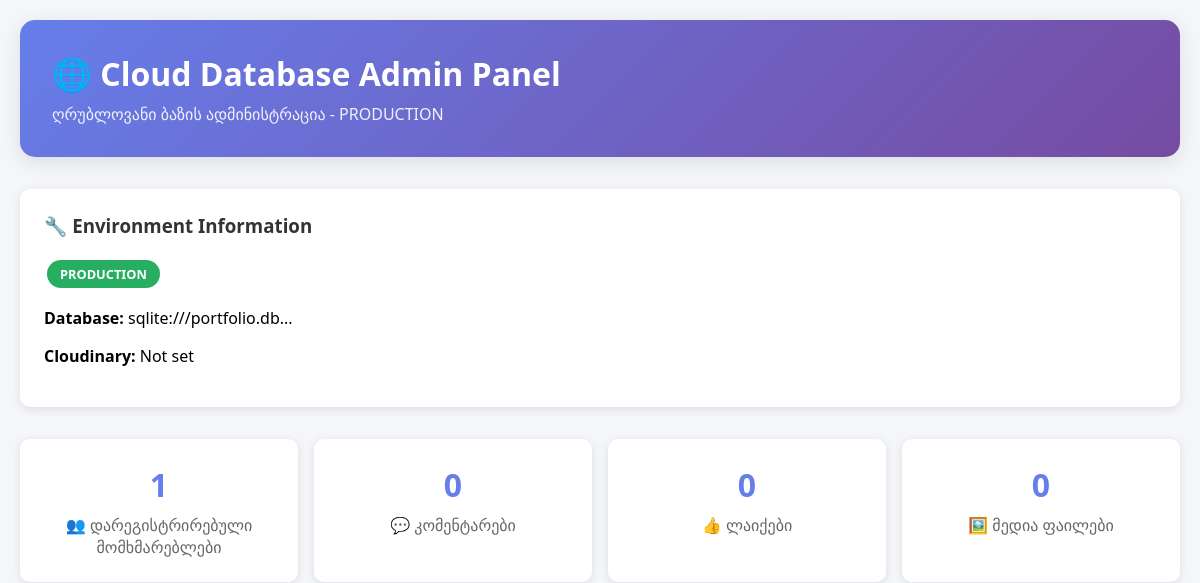
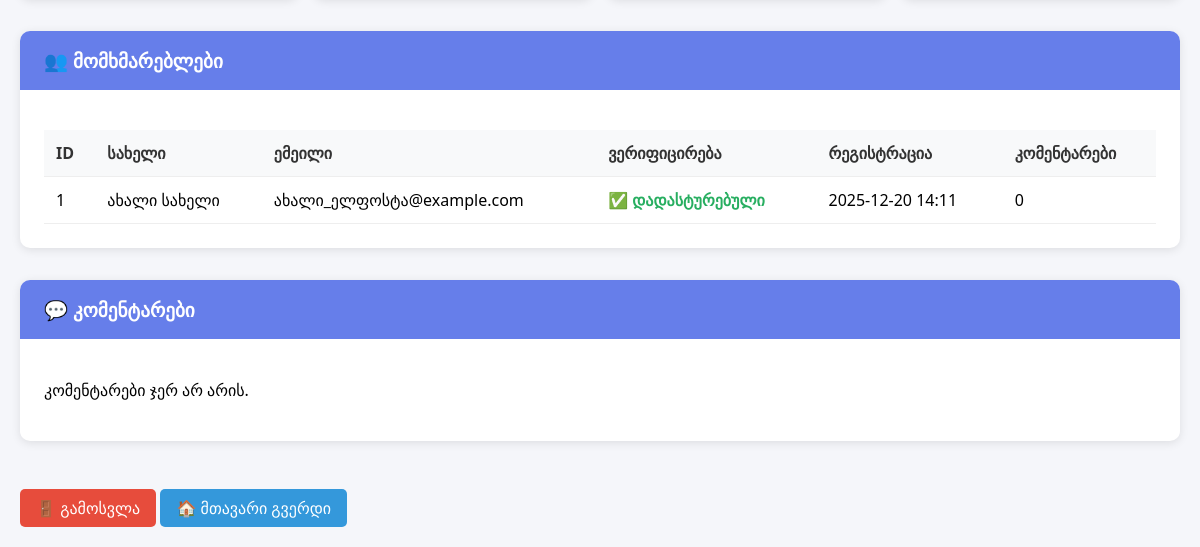
Page /cloud-admin (signed in) on the earlier database version (2 pictures, top to bottom).
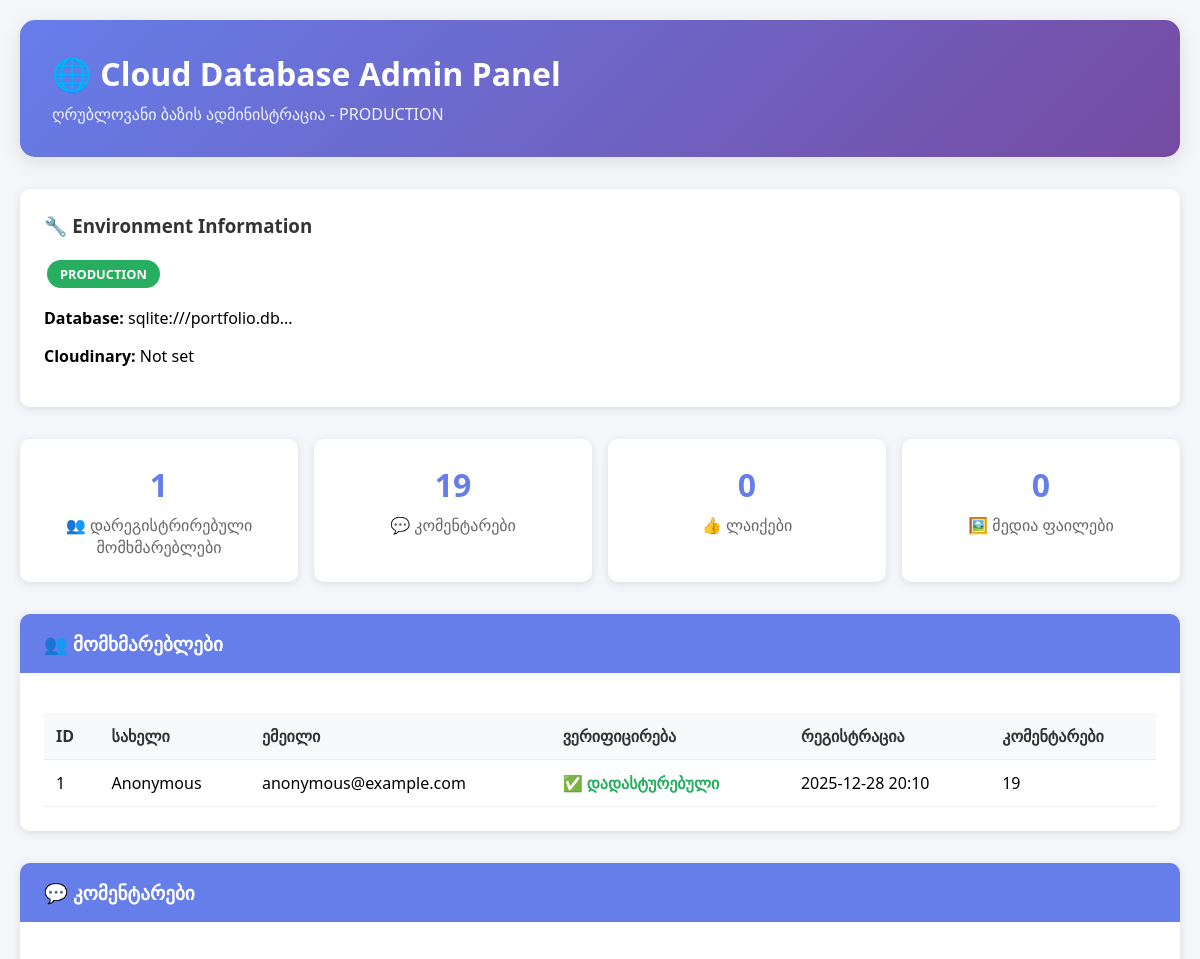
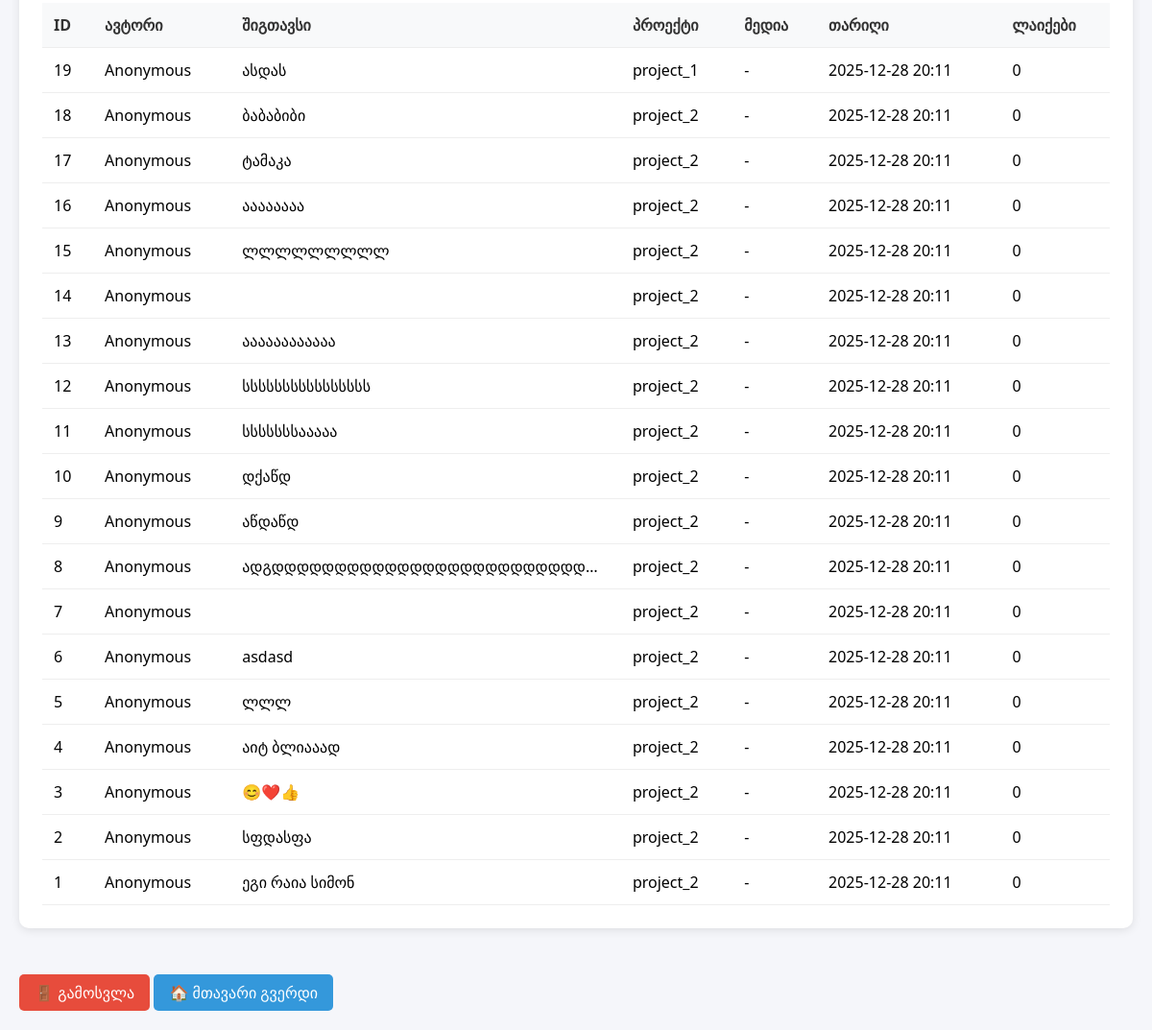
Same page on the later database version (2 pictures, top to bottom).
### models.py (models this page shows, shortened)
class User(UserMixin, db.Model):
    id = db.Column(db.Integer, primary_key=True)
    name = db.Column(db.String(50), nullable=False)
    email = db.Column(db.String(120), unique=True, nullable=False)
    password_hash = db.Column(db.String(128), nullable=False)
    email_verified = db.Column(db.Boolean, default=False, nullable=False)
    verification_token = db.Column(db.String(100), nullable=True)
    reset_token = db.Column(db.String(100), nullable=True)
    reset_token_expires = db.Column(db.DateTime, nullable=True)
    created_at = db.Column(db.DateTime, default=datetime.utcnow)
    is_active = db.Column(db.Boolean, default=True)
    is_admin = db.Column(db.Boolean, default=False, nullable=False)
    comments = db.relationship('Comment', backref='author', lazy=True)

class Comment(db.Model):
    id = db.Column(db.Integer, primary_key=True)
    content = db.Column(db.Text, nullable=False)
    project_id = db.Column(db.String(50), nullable=False)
    user_id = db.Column(db.Integer, db.ForeignKey('user.id'), nullable=False)  # Required for registered users only
    parent_id = db.Column(db.Integer, db.ForeignKey('comment.id'), nullable=True)
    media_urls = db.Column(db.Text, nullable=True)  # JSON array of Cloudinary URLs
    created_at = db.Column(db.DateTime, default=datetime.utcnow)
    replies = db.relationship('Comment', backref=db.backref('parent', remote_side=[id]), lazy=True)
    likes = db.relationship('Like', backref='comment', lazy=True, cascade='all, delete-orphan')
    def get_like_count(self):
        return len(self.likes)

### app.py (the view, shortened to what this page needs)
@app.route('/cloud-admin', methods=['GET', 'POST'])
def cloud_admin():
    if not session.get('cloud_admin'):
        return render_template('cloud_admin_login.html')
    try:
        users = User.query.all()
        comments = Comment.query.order_by(Comment.created_at.desc()).all()
        likes = Like.query.all()
        env_info = {
            'database_url': os.environ.get('DATABASE_URL', 'Local SQLite'),
            'cloudinary_cloud': os.environ.get('CLOUDINARY_CLOUD_NAME', 'Not set'),
            'environment': 'PRODUCTION' if os.environ.get('DATABASE_URL') else 'DEVELOPMENT'
        }
        return render_template('cloud_admin_panel.html',
                             users=users,
                             comments=comments,
                             likes=likes,
                             env_info=env_info)
    except Exception as e:
        flash(f'Database error: {e}', 'error')
        return render_template('cloud_admin_login.html')

### app.py (called while the page is built)
@app.after_request
def add_cors_headers(response):
    response.headers['Access-Control-Allow-Origin'] = '*'
    response.headers['Access-Control-Allow-Methods'] = 'GET, POST, PUT, DELETE, OPTIONS'
    response.headers['Access-Control-Allow-Headers'] = 'Content-Type, Authorization'
    return response

### templates/cloud_admin_panel.html (shortened to what this page needs)
<!DOCTYPE html>
<html lang="ka">
<head>
</head>
<body>
    <div class="container">
        <div class="header">
            <h1>🌐 Cloud Database Admin Panel</h1>
            <p>ღრუბლოვანი ბაზის ადმინისტრაცია - {{ env_info.environment }}</p>
        </div>
        <div class="env-info">
            <h3>🔧 Environment Information</h3>
            <div>
                <span class="env-badge {% if env_info.environment == 'PRODUCTION' %}env-production{% else %}env-development{% endif %}">
                    {{ env_info.environment }}
                </span>
            </div>
            <p><strong>Database:</strong> {{ env_info.database_url[:50] }}...</p>
            <p><strong>Cloudinary:</strong> {{ env_info.cloudinary_cloud }}</p>
        </div>
        <div class="stats">
            <div class="stat-card">
                <div class="stat-number">{{ users|length }}</div>
                <div class="stat-label">👥 დარეგისტრირებული მომხმარებლები</div>
            </div>
            <div class="stat-card">
                <div class="stat-number">{{ comments|length }}</div>
                <div class="stat-label">💬 კომენტარები</div>
            </div>
            <div class="stat-card">
                <div class="stat-number">{{ likes|length }}</div>
                <div class="stat-label">👍 ლაიქები</div>
            </div>
            <div class="stat-card">
                <div class="stat-number">{{ comments|selectattr('media_url')|list|length }}</div>
                <div class="stat-label">🖼️ მედია ფაილები</div>
            </div>
        </div>
        <div class="section">
            <div class="section-header">👥 მომხმარებლები</div>
            <div class="section-content">
                {% if users %}
                <table class="data-table">
                    <thead>
                        <tr>
                            <th>ID</th>
                            <th>სახელი</th>
                            <th>ემეილი</th>
                            <th>ვერიფიცირება</th>
                            <th>რეგისტრაცია</th>
                            <th>კომენტარები</th>
                        </tr>
                    </thead>
                    <tbody>
                        {% for user in users %}
                        <tr>
                            <td>{{ user.id }}</td>
                            <td>{{ user.name }}</td>
                            <td>{{ user.email }}</td>
                            <td>
                                {% if user.email_verified %}
                                    <span class="user-verified">✅ დადასტურებული</span>
                                {% else %}
                                    <span class="user-unverified">⏳ მოლოდინში</span>
                                {% endif %}
                            </td>
                            <td>{{ user.created_at.strftime('%Y-%m-%d %H:%M') if user.created_at else 'N/A' }}</td>
                            <td>{{ user.comments|length }}</td>
                        </tr>
                        {% endfor %}
                    </tbody>
                </table>
                {% else %}
                <p>მომხმარებლები ჯერ არ არის დარეგისტრირებული.</p>
                {% endif %}
            </div>
        </div>
        <div class="section">
            <div class="section-header">💬 კომენტარები</div>
            <div class="section-content">
                {% if comments %}
                <table class="data-table">
                    <thead>
                        <tr>
                            <th>ID</th>
                            <th>ავტორი</th>
                            <th>შიგთავსი</th>
                            <th>პროექტი</th>
                            <th>მედია</th>
                            <th>თარიღი</th>
                            <th>ლაიქები</th>
                        </tr>
                    </thead>
                    <tbody>
                        {% for comment in comments %}
                        <tr>
                            <td>{{ comment.id }}</td>
                            <td>{{ comment.author.name if comment.author else 'ანონიმური' }}</td>
                            <td class="comment-content">{{ comment.content[:100] }}{% if comment.content|length > 100 %}...{% endif %}</td>
                            <td>{{ comment.project_id }}</td>
                            <td>
                                {% if comment.media_url %}
                                    <a href="{{ comment.media_url }}" target="_blank" class="media-link">📷 სურათი</a>
                                {% else %}
                                    -
                                {% endif %}
                            </td>
                            <td>{{ comment.created_at.strftime('%Y-%m-%d %H:%M') if comment.created_at else 'N/A' }}</td>
                            <td>{{ comment.get_like_count() }}</td>
                        </tr>
                        {% endfor %}
                    </tbody>
                </table>
                {% else %}
                <p>კომენტარები ჯერ არ არის.</p>
                {% endif %}
            </div>
        </div>
        <a href="{{ url_for('cloud_admin_logout') }}" class="logout-btn">🚪 გამოსვლა</a>
        <a href="{{ url_for('index') }}" class="logout-btn" style="background: #3498db;">🏠 მთავარი გვერდი</a>
    </div>
</body>
</html>

### templates/cloud_admin_panel.html (style rules this page uses)
body { font-family: 'Segoe UI', Tahoma, Geneva, Verdana, sans-serif; background: #f5f6fa; margin: 0; padding: 20px; }
.container { max-width: 1200px; margin: 0 auto; }
.header { background: linear-gradient(135deg, #667eea 0%, #764ba2 100%); color: white; padding: 2rem; border-radius: 15px; margin-bottom: 2rem; box-shadow: 0 5px 20px rgba(0,0,0,0.1); }
.header h1 { margin: 0; font-size: 2rem; }
.header p { margin: 0.5rem 0 0 0; opacity: 0.9; }
.env-info { background: white; padding: 1.5rem; border-radius: 10px; margin-bottom: 2rem; box-shadow: 0 2px 10px rgba(0,0,0,0.1); }
.env-info h3 { margin-top: 0; color: #333; }
.env-badge { display: inline-block; padding: 0.3rem 0.8rem; border-radius: 20px; font-size: 0.8rem; font-weight: bold; margin: 0.2rem; }
.env-production { background: #27ae60; color: white; }
.stats { display: grid; grid-template-columns: repeat(auto-fit, minmax(200px, 1fr)); gap: 1rem; margin-bottom: 2rem; }
.stat-card { background: white; padding: 1.5rem; border-radius: 10px; text-align: center; box-shadow: 0 2px 10px rgba(0,0,0,0.1); }
.stat-number { font-size: 2rem; font-weight: bold; color: #667eea; }
.stat-label { color: #666; margin-top: 0.5rem; }
.section { background: white; margin-bottom: 2rem; border-radius: 10px; overflow: hidden; box-shadow: 0 2px 10px rgba(0,0,0,0.1); }
.section-header { background: #667eea; color: white; padding: 1rem 1.5rem; font-size: 1.2rem; font-weight: bold; }
.section-content { padding: 1.5rem; }
.data-table { width: 100%; border-collapse: collapse; margin-top: 1rem; }
.data-table th, .data-table td { padding: 0.75rem; text-align: left; border-bottom: 1px solid #eee; }
.data-table th { background: #f8f9fa; font-weight: 600; color: #333; }
.user-verified { color: #27ae60; font-weight: bold; }
.comment-content { max-width: 300px; overflow: hidden; text-overflow: ellipsis; white-space: nowrap; }
.logout-btn { background: #e74c3c; color: white; padding: 0.5rem 1rem; border: none; border-radius: 5px; cursor: pointer; text-decoration: none; display: inline-block; margin-top: 1rem; }

Differences in the rows shown:
changed User id 1: name "ახალი სახელი" → "Anonymous"; email "ახალი_ელფოსტა@example.com" → "anonymous@example.com"; created_at "2025-12-20 14:11" → "2025-12-28 20:10"; comments|length "0" → "19"
added Comment: id "19", author "Anonymous", content "ასდას", project_id "project_1", created_at "2025-12-28 20:11", get_like_count "0"
added Comment: id "18", author "Anonymous", content "ბაბაბიბი", project_id "project_2", created_at "2025-12-28 20:11", get_like_count "0"
added Comment: id "17", author "Anonymous", content "ტამაკა", project_id "project_2", created_at "2025-12-28 20:11", get_like_count "0"
added Comment: id "16", author "Anonymous", content "აააააააა", project_id "project_2", created_at "2025-12-28 20:11", get_like_count "0"
added Comment: id "15", author "Anonymous", content "ლლლლლლლლლ", project_id "project_2", created_at "2025-12-28 20:11", get_like_count "0"
added Comment: id "14", author "Anonymous", project_id "project_2", created_at "2025-12-28 20:11", get_like_count "0"
added Comment: id "13", author "Anonymous", content "აააააააააააა", project_id "project_2", created_at "2025-12-28 20:11", get_like_count "0"
added Comment: id "12", author "Anonymous", content "სსსსსსსსსსსსსსსს", project_id "project_2", created_at "2025-12-28 20:11", get_like_count "0"
added Comment: id "11", author "Anonymous", content "სსსსსსსააააა", project_id "project_2", created_at "2025-12-28 20:11", get_like_count "0"
added Comment: id "10", author "Anonymous", content "დქაწდ", project_id "project_2", created_at "2025-12-28 20:11", get_like_count "0"
added Comment: id "9", author "Anonymous", content "აწდაწდ", project_id "project_2", created_at "2025-12-28 20:11", get_like_count "0"
added Comment: id "8", author "Anonymous", content "ადგდდდდდდდდდდდდდდდდდდდდდდდდდ…", project_id "project_2", created_at "2025-12-28 20:11", get_like_count "0"
added Comment: id "7", author "Anonymous", project_id "project_2", created_at "2025-12-28 20:11", get_like_count "0"
added Comment: id "6", author "Anonymous", content "asdasd", project_id "project_2", created_at "2025-12-28 20:11", get_like_count "0"
added Comment: id "5", author "Anonymous", content "ლლლ", project_id "project_2", created_at "2025-12-28 20:11", get_like_count "0"
added Comment: id "4", author "Anonymous", content "აიტ ბლიააად", project_id "project_2", created_at "2025-12-28 20:11", get_like_count "0"
added Comment: id "3", author "Anonymous", content "😊❤️👍", project_id "project_2", created_at "2025-12-28 20:11", get_like_count "0"
added Comment: id "2", author "Anonymous", content "სფდასფა", project_id "project_2", created_at "2025-12-28 20:11", get_like_count "0"
added Comment: id "1", author "Anonymous", content "ეგი რაია სიმონ", project_id "project_2", created_at "2025-12-28 20:11", get_like_count "0"
Other differences:
{{ comments|length }}: "0" → "19"
text no longer shown: "კომენტარები ჯერ არ არის."
text now shown: "ID ავტორი შიგთავსი პროექტი მედია თარიღი ლაიქები"
